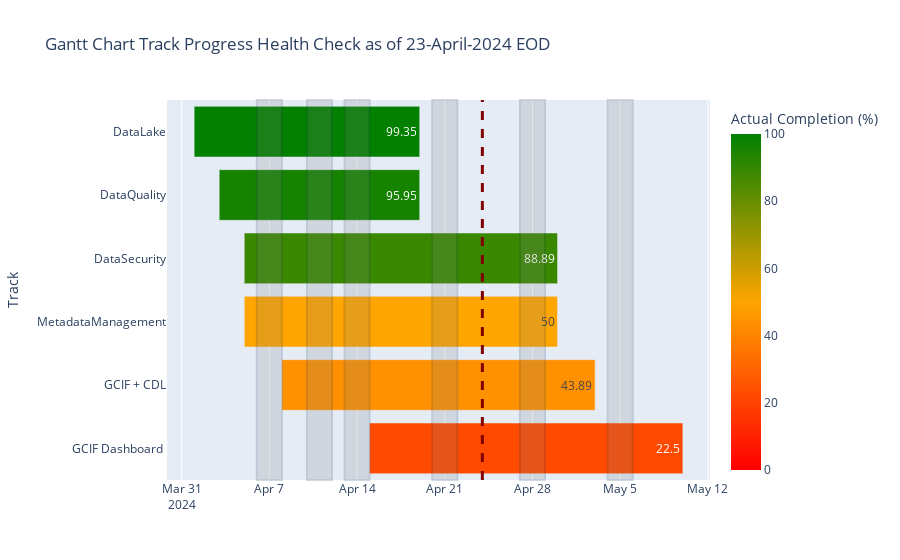

Notebook source saved alongside this figure:
### Code cell
### date_progress
import plotly.express as px
import plotly.graph_objects as go
import pandas as pd
import datetime as dt
import re
import os

dataframe_name = '23-April-2024_Progress' # Change date here 

get_date_re = re.search(pattern=r'(.*)_Progress$', string=dataframe_name)
try: # Read memory
    df = dfs[dataframe_name]
except NameError: # Otherwise use csv
    file = ''.join(list(filter(lambda x : re.search(dataframe_name, x), os.listdir(rf'./Clean_Tables/Progress'))))
    df = pd.read_csv(rf'./Clean_Tables/Progress/{file}')
    
fig = px.timeline(df, x_start="Start Date", x_end="End Date", y="Track", color="Actual Completion (%)",\
                  text="Actual Completion (%)",
                  range_color=[0,100],\
                  color_continuous_scale=[(0, "red"), (0.5, "orange"), (1, "green")],\
                  title=f'Gantt Chart Track Progress Health Check as of {get_date_re.group(1)} EOD')
                   
fig.add_vline(x=dt.datetime.strptime(get_date_re.group(1), '%d-%B-%Y') + dt.timedelta(days=1),\
              line_width=3, line_dash="dash", line_color='maroon')
fig.add_vrect(x0=dt.date(2024, 4, 6), x1=dt.date(2024, 4, 8), opacity=0.2, fillcolor='grey')
fig.add_vrect(x0=dt.date(2024, 4, 10), x1=dt.date(2024, 4, 12), opacity=0.2, fillcolor='grey')
fig.add_vrect(x0=dt.date(2024, 4, 13), x1=dt.date(2024, 4, 15), opacity=0.2, fillcolor='grey')
fig.add_vrect(x0=dt.date(2024, 4, 20), x1=dt.date(2024, 4, 22), opacity=0.2, fillcolor='grey')
fig.add_vrect(x0=dt.date(2024, 4, 27), x1=dt.date(2024, 4, 29), opacity=0.2, fillcolor='grey')
fig.add_vrect(x0=dt.date(2024, 5, 4), x1=dt.date(2024, 5, 6), opacity=0.2, fillcolor='grey')

fig.update_yaxes(autorange="reversed")
fig.show()

### Figure 1 — Plotly figure (JSON) as saved in the notebook; plotly's stock layout.template omitted (floating-point values rounded to 4 significant figures)
{"data": [{"base": ["2024-04-01T00:00:00.000000000", "2024-04-03T00:00:00.000000000", "2024-04-05T00:00:00.000000000", "2024-04-05T00:00:00.000000000", "2024-04-08T00:00:00.000000000", "2024-04-15T00:00:00.000000000"], "hovertemplate": "Start Date=%{base}<br>End Date=%{x}<br>Track=%{y}<br>Actual Completion (%)=%{marker.color}<extra></extra>", "legendgroup": "", "marker": {"color": [99.35, 95.95, 88.89, 50.0, 43.89, 22.5], "coloraxis": "coloraxis", "pattern": {"shape": ""}}, "name": "", "orientation": "h", "showlegend": false, "text": [99.35, 95.95, 88.89, 50.0, 43.89, 22.5], "textposition": "auto", "type": "bar", "x": [1555200000, 1382400000, 2160000000, 2160000000, 2160000000, 2160000000], "xaxis": "x", "y": ["DataLake", "DataQuality", "DataSecurity", "MetadataManagement", "GCIF + CDL", "GCIF Dashboard "], "yaxis": "y"}], "layout": {"barmode": "overlay", "coloraxis": {"cmax": 100, "cmin": 0, "colorbar": {"title": {"text": "Actual Completion (%)"}}, "colorscale": [[0, "red"], [0.5, "orange"], [1, "green"]]}, "legend": {"tracegroupgap": 0}, "shapes": [{"line": {"color": "maroon", "dash": "dash", "width": 3}, "type": "line", "x0": "2024-04-24T00:00:00", "x1": "2024-04-24T00:00:00", "xref": "x", "y0": 0, "y1": 1, "yref": "y domain"}, {"fillcolor": "grey", "opacity": 0.2, "type": "rect", "x0": "2024-04-06", "x1": "2024-04-08", "xref": "x", "y0": 0, "y1": 1, "yref": "y domain"}, {"fillcolor": "grey", "opacity": 0.2, "type": "rect", "x0": "2024-04-10", "x1": "2024-04-12", "xref": "x", "y0": 0, "y1": 1, "yref": "y domain"}, {"fillcolor": "grey", "opacity": 0.2, "type": "rect", "x0": "2024-04-13", "x1": "2024-04-15", "xref": "x", "y0": 0, "y1": 1, "yref": "y domain"}, {"fillcolor": "grey", "opacity": 0.2, "type": "rect", "x0": "2024-04-20", "x1": "2024-04-22", "xref": "x", "y0": 0, "y1": 1, "yref": "y domain"}, {"fillcolor": "grey", "opacity": 0.2, "type": "rect", "x0": "2024-04-27", "x1": "2024-04-29", "xref": "x", "y0": 0, "y1": 1, "yref": "y domain"}, {"fillcolor": "grey", "opacity": 0.2, "type": "rect", "x0": "2024-05-04", "x1": "2024-05-06", "xref": "x", "y0": 0, "y1": 1, "yref": "y domain"}], "title": {"text": "Gantt Chart Track Progress Health Check as of 23-April-2024 EOD"}, "xaxis": {"anchor": "y", "domain": [0, 1], "type": "date"}, "yaxis": {"anchor": "x", "autorange": "reversed", "domain": [0, 1], "title": {"text": "Track"}}}}
